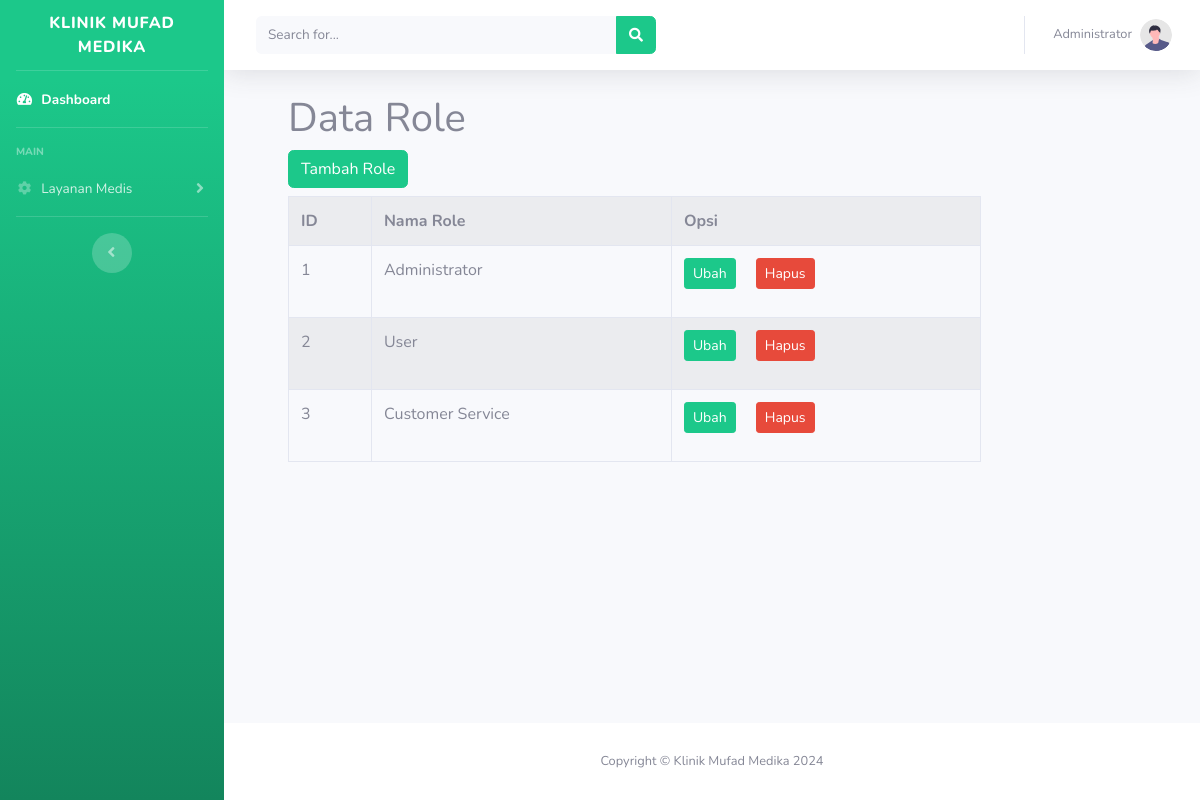
The page /index.php?route=role (signed in) on the database as committed earlier.
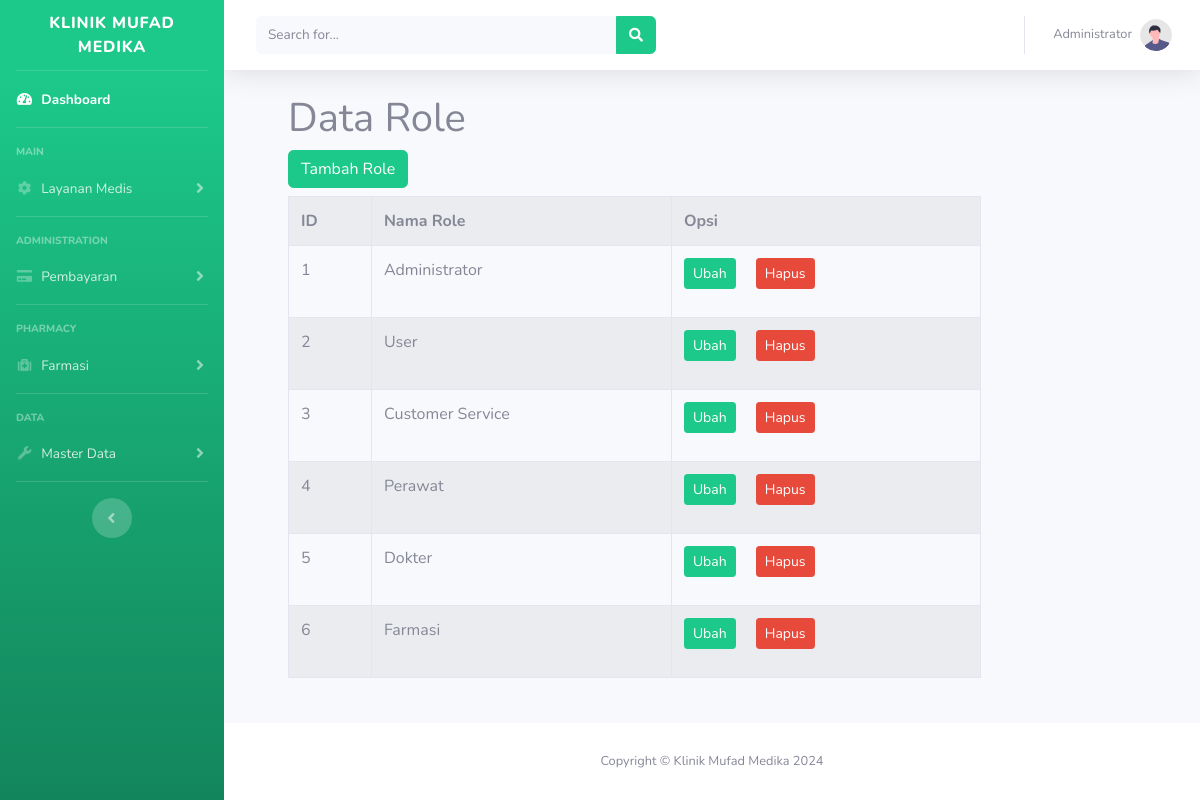
The same page on the database as committed later.
### tables this page shows
CREATE TABLE `role` (
  `role_id` int(11) NOT NULL,
  `role_name` varchar(50) NOT NULL,
  `access` text NOT NULL
);

### src/controllers/RoleController.php (called while the page is built, shortened)
<?php
require_once 'src/models/Role.php';
class RoleController {
    private $roleModel;
    public function __construct() {
        $this->roleModel = new Role();
    }
    public function read() {
        $role = $this->roleModel->getAllRole();
        require 'src/views/role/read.php';
    }
}
?>

### src/config/database.php (called while the page is built, shortened)
<?php
class Database {
    private $host = "localhost";
    private $username = "root";
    private $password = "rootdb007";
    private $database = "klinik";
    private $conn;
    public function __construct() {
        $this->conn = new mysqli($this->host, $this->username, $this->password, $this->database);
    }
    public function getConnection() {
        return $this->conn;
    }
}

### src/models/Role.php (called while the page is built, shortened)
<?php
require_once 'src/config/database.php';
class Role {
    private $conn;
    public function __construct() {
        $databaseConfig = new Database();
        $this->conn = $databaseConfig->getConnection();
    }
    public function getAllRole() {
        $query = "SELECT * FROM role";
        $result = $this->conn->query($query);
        $role = [];
        if ($result->num_rows > 0) {
            while ($row = $result->fetch_assoc()) {
                $role[] = $row;
            }
        }
        return $role;
    }
}
?>

### src/views/role/read.php (the view, shortened to what this page needs)
<?php
require "src/views/layouts/header.php";
?>
<main class="col-md-9 ms-sm-auto col-lg-10 px-md-4">
    <div class="m-3">
        <h1>Data Role</h1>
        <a href="index.php?route=role/create" class="btn btn-md btn-success mb-2">Tambah Role</a>
        <table class="table table-striped table-bordered">
            <tr>
                <th>ID</th>
                <th>Nama Role</th>
                <th>Opsi</th>
            </tr>
            <?php foreach ($role as $role): ?>
            <tr>
                <td><?= $role['role_id']; ?></td>
                <td><?= $role['role_name']; ?></td>
                <td>
                    <div class="form-group">
                        <a href="index.php?route=role/update&id=<?= $role['role_id']; ?>" class="btn btn-sm btn-success mr-3">Ubah</a>
                        <a href="index.php?route=role/delete&id=<?= $role['role_id']; ?>" onclick="return confirm('Yakin hapus data?');" class="btn btn-sm btn-danger">Hapus</a>
                    </div>
                </td>
            </tr>
            <?php endforeach; ?>
        </table>
    </div>
</main>
<?php
include "src/views/layouts/footer.php";
?>

### src/views/layouts/sidebar.php (shortened to what this page needs)
<ul class="navbar-nav bg-gradient-success sidebar sidebar-dark accordion" id="accordionSidebar">
<a class="sidebar-brand d-flex align-items-center justify-content-center" href="/klinik">
    <div class="sidebar-brand-text mx-3">Klinik Mufad Medika</div>
</a>
<hr class="sidebar-divider my-0">
<li class="nav-item active">
    <a class="nav-link" href="index.php?route=home">
        <i class="fas fa-fw fa-tachometer-alt"></i>
        <span>Dashboard</span></a>
</li>
<hr class="sidebar-divider">
<div class="sidebar-heading">
    Main
</div>
<li class="nav-item">
    <a class="nav-link collapsed" href="#" data-toggle="collapse" data-target="#collapseTwo"
        aria-expanded="true" aria-controls="collapseTwo">
        <i class="fas fa-fw fa-cog"></i>
        <span>Layanan Medis</span>
    </a>
</li>
<hr class="sidebar-divider">
<?php if(str_contains($_SESSION['user_access'],'payment')): ?>
<div class="sidebar-heading">
    Administration
</div>
<li class="nav-item">
    <a class="nav-link collapsed" href="#" data-toggle="collapse" data-target="#collapseUtilities"
        aria-expanded="true" aria-controls="collapseUtilities">
        <i class="fas fa-fw fa-credit-card"></i>
        <span>Pembayaran</span>
    </a>
</li>
<hr class="sidebar-divider">
<?php endif; ?>
<?php if(str_contains($_SESSION['user_access'],'pharmacy')): ?>
<div class="sidebar-heading">
    Pharmacy
</div>
<li class="nav-item">
    <a class="nav-link collapsed" href="#" data-toggle="collapse" data-target="#collapsePharmacy"
        aria-expanded="true" aria-controls="collapsePharmacy">
        <i class="fas fa-fw fa-medkit"></i>
        <span>Farmasi</span>
    </a>
</li>
<hr class="sidebar-divider">
<?php endif; ?>
<?php if(str_contains($_SESSION['user_access'],'master')): ?>
<div class="sidebar-heading">
    Data
</div>
<li class="nav-item">
    <a class="nav-link collapsed" href="#" data-toggle="collapse" data-target="#collapseData"
        aria-expanded="true" aria-controls="collapseData">
        <i class="fas fa-fw fa-wrench"></i>
        <span>Master Data</span>
    </a>
</li>
<hr class="sidebar-divider d-none d-md-block">
<?php endif; ?>
<div class="text-center d-none d-md-inline">
    <button class="rounded-circle border-0" id="sidebarToggle"></button>
</div>
</ul>

Rows that differ between the two databases and show on the page:
added role: role_id "4", role_name "Perawat"
added role: role_id "5", role_name "Dokter"
added role: role_id "6", role_name "Farmasi"
Other text that changed with them:
text now shown: "ADMINISTRATION Pembayaran PHARMACY Farmasi DATA Master Data"
